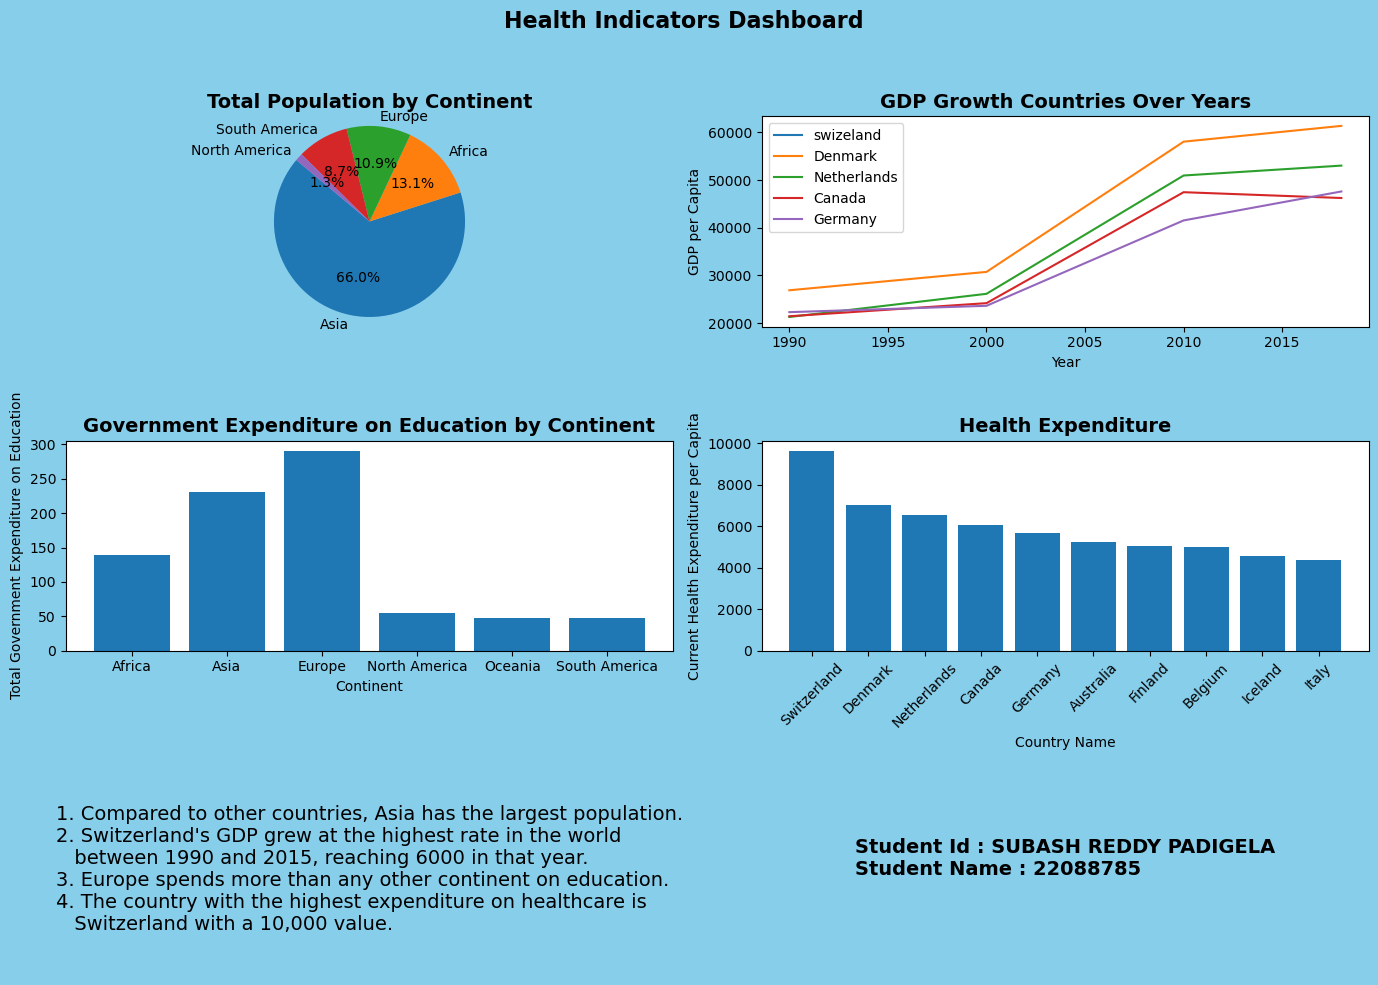

Here is the Python script that generated this plot:
#Data source link : #https://www.kaggle.com/datasets/priyanka841/world-development-indicators-world-bank/data
#Github Link : #https://github.com/subashreddy222/Data-Handling-and-Visualisation.git
import pandas as pd
import matplotlib.pyplot as plt

# Load the data
data = pd.read_excel('health Indicators WDI.xlsx')

# Group by Continent and sum the populations
continent_population = data.groupby('Continent')['Population'].sum()

# Group by Country and Year, then sum the GDP_per_capita values
gdp_data = data.groupby(['Country Name', 'Year'])['GDP per capita'].sum().unstack(level=0)

# Group by Continent and sum the government expenditure on education values
education_expenditure_data = data.groupby('Continent')['Government expenditure on education, total'].sum().reset_index()

# Select the top 10 countries based on the latest year health expenditure
top_countries = data[data['Year'] == 2018].nlargest(10, 'Current health expenditure per capita')

# Create a 3x2 grid for the dashboard
fig, axes = plt.subplots(nrows=3, ncols=2, figsize=(14, 10),facecolor='skyblue')

# Add a title to the dashboard
fig.suptitle('Health Indicators Dashboard', fontsize=16,fontweight='bold')

top_five_continents = continent_population.nlargest(5)
# Plot 1: Total Population by Continent
axes[0, 0].pie(top_five_continents.values, labels=top_five_continents.index, autopct='%1.1f%%', startangle=140)
axes[0, 0].set_title('Total Population by Continent',fontweight='bold',fontsize=14)
axes[0, 0].axis('equal')

# Plot 2: GDP Growth of Top 6 Countries Over Years
for country in ['swizeland','Denmark','Netherlands','Canada','Germany']:
    country_data = data[data['Country Name'] == country]
    axes[0, 1].plot(country_data['Year'], country_data['GDP per capita'], label=country)

axes[0, 1].set_title('GDP Growth Countries Over Years',fontweight='bold',fontsize=14)
axes[0, 1].set_xlabel('Year')
axes[0, 1].set_ylabel('GDP per Capita')
axes[0, 1].legend()

# Plot 3: Government Expenditure on Education by Continent
axes[1, 0].bar(education_expenditure_data['Continent'], education_expenditure_data['Government expenditure on education, total'])
axes[1, 0].set_title('Government Expenditure on Education by Continent',fontweight='bold',fontsize=14)
axes[1, 0].set_xlabel('Continent')
axes[1, 0].set_ylabel('Total Government Expenditure on Education')

# Plot 4: Top 10 Countries with Highest Health Expenditure per Capita
axes[1, 1].bar(top_countries['Country Name'], top_countries['Current health expenditure per capita'])
axes[1, 1].set_title('Health Expenditure',fontweight='bold',fontsize=14)
axes[1, 1].set_xlabel('Country Name')
axes[1, 1].set_ylabel('Current Health Expenditure per Capita')
axes[1, 1].tick_params(axis='x', rotation=45)  # Rotate x-axis labels for better readability

text = "1. Compared to other countries, Asia has the largest population.\n" \
       "2. Switzerland's GDP grew at the highest rate in the world \n" \
       "   between 1990 and 2015, reaching 6000 in that year.\n" \
       "3. Europe spends more than any other continent on education.\n" \
       "4. The country with the highest expenditure on healthcare is\n" \
       "   Switzerland with a 10,000 value."
# Plot 5: Data Description Text
axes[2, 0].text(0.5, 0.5, text, ha='center', va='center', fontsize=14, color='black',multialignment = 'left')
axes[2, 0].axis('off')  # Turn off axis for the text subplot

text = "Student Id : SUBASH REDDY PADIGELA\n" \
       "Student Name : 22088785\n"
# Plot 5: Data Description Text
axes[2, 1].text(0.5, 0.5, text, ha='center', va='center', fontsize=14, color='black',multialignment = 'left',fontweight='bold')
axes[2, 1].axis('off')  # Turn off axis for the text subplot
# Adjust layout for better spacing
fig.subplots_adjust(top=1)  # Adjust the top parameter to control the space between title and graphs
plt.tight_layout(rect=[0,0,1,0.95])
plt.show()

plt.savefig("22088785.png", dpi=300)